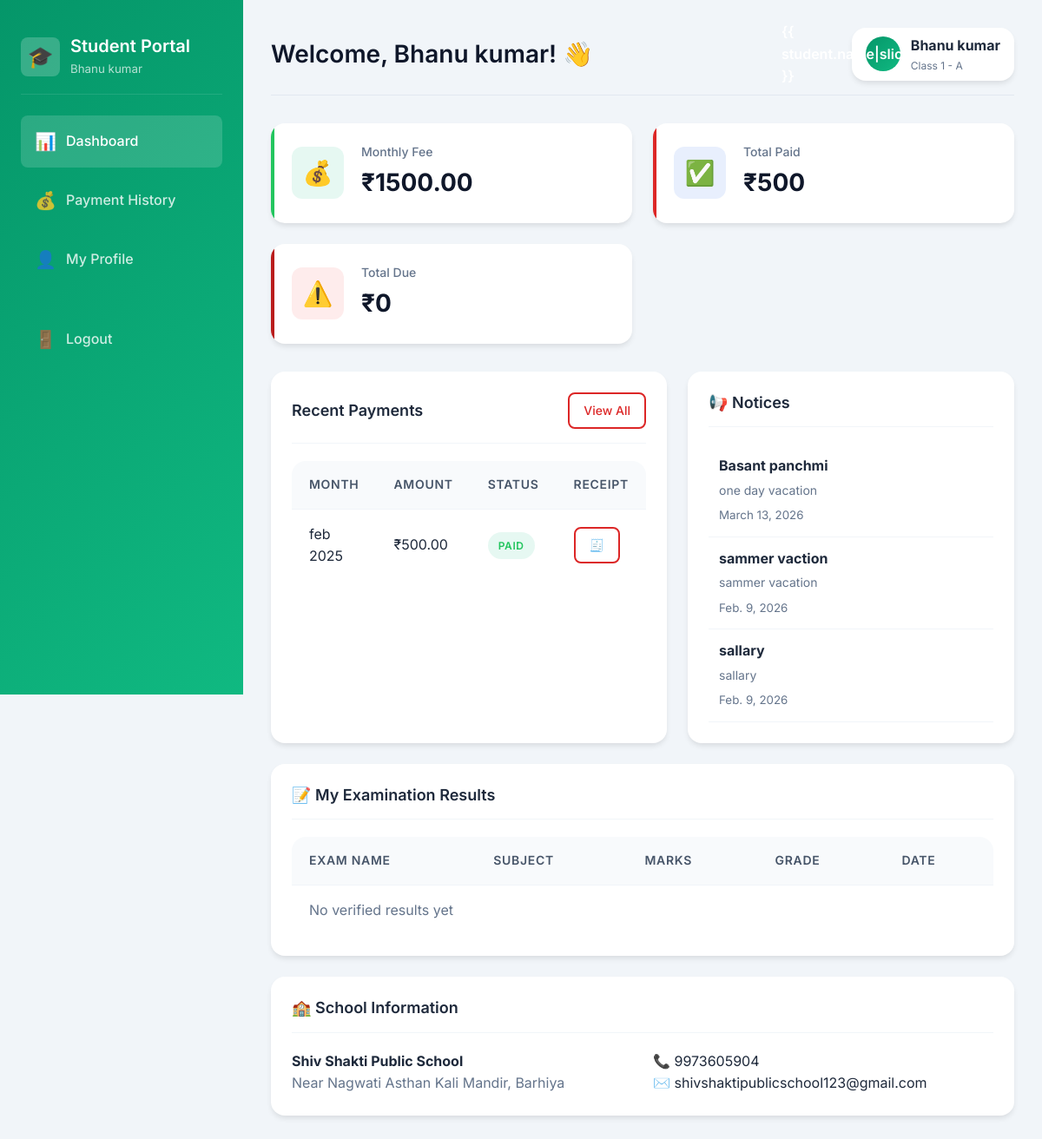
Page /student/dashboard/ (signed in) on the earlier database version.
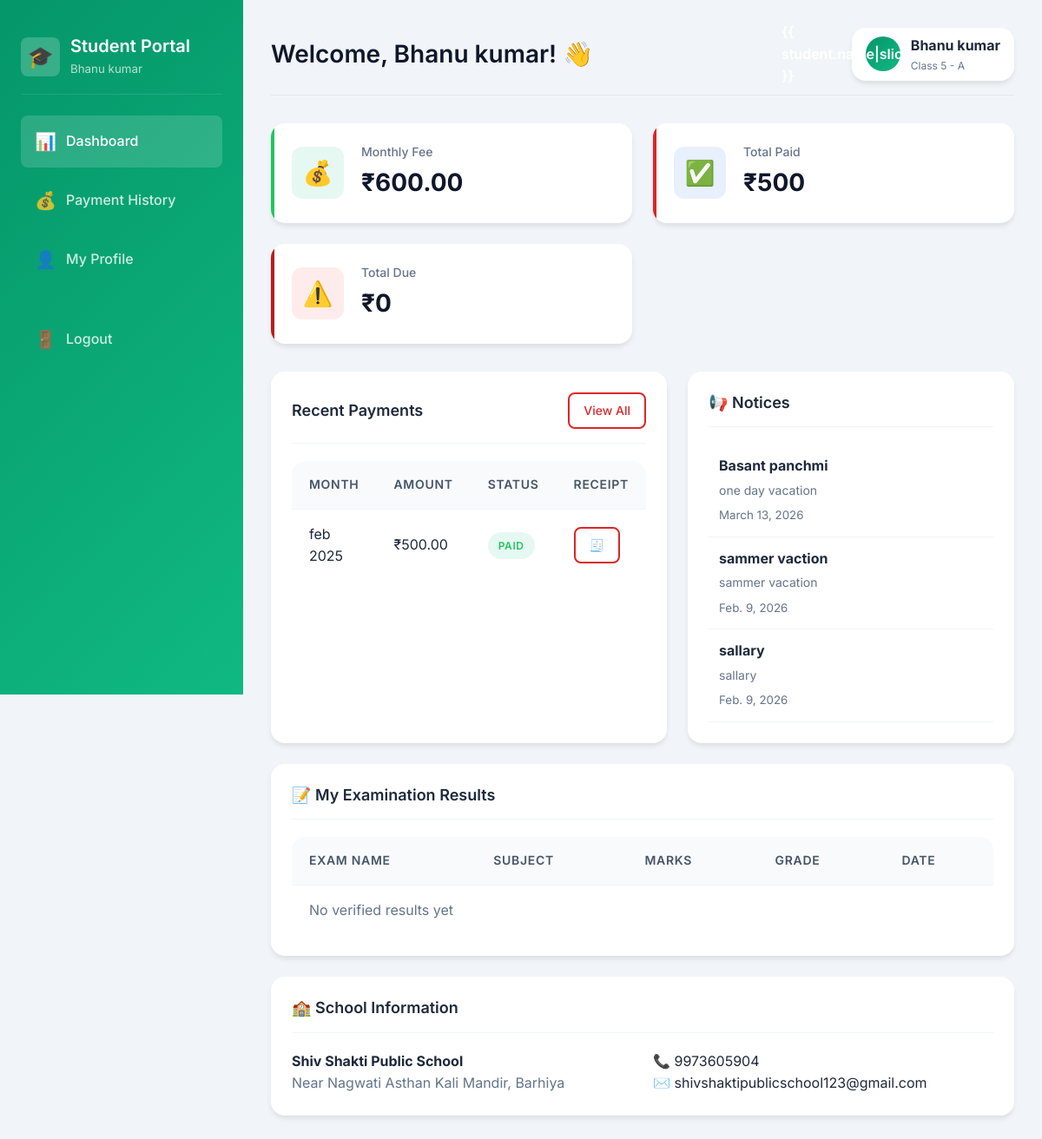
Same page on the later database version.
### core/models.py (models this page shows, shortened)
class Student(models.Model):
    name = models.CharField(max_length=100)
    father_name = models.CharField(max_length=100)
    student_class = models.ForeignKey(SchoolClass, on_delete=models.SET_NULL, null=True)
    role = models.CharField(max_length=50, default='Student')
    address = models.TextField(blank=True)
    email = models.EmailField(blank=True)
    mobile = models.CharField(max_length=15)
    admission_date = models.DateField()
    monthly_fee = models.DecimalField(max_digits=10, decimal_places=2, default=0)
    photo = models.BinaryField(blank=True, null=True)
    password = models.CharField(max_length=128)
    is_active = models.BooleanField(default=True)
    created_at = models.DateTimeField(auto_now_add=True)

class SchoolClass(models.Model):
    class_name = models.CharField(max_length=50)
    section = models.CharField(max_length=10)
    strength = models.IntegerField(default=0)
    class Meta:
        verbose_name = "Class"
        verbose_name_plural = "Classes"
        unique_together = ['class_name', 'section']
    def __str__(self):
        return f"{self.class_name} - {self.section}"

### core/views.py (the view)
# urls.py: path('student/dashboard/', views.student_dashboard, name='student_dashboard'),
def student_dashboard(request):
    if request.session.get('user_type') != 'student':
        return redirect('student_login')
    student_id = request.session.get('student_id')
    student = get_object_or_404(Student, pk=student_id)
    payments = StudentPayment.objects.filter(student=student)
    total_paid = payments.filter(status='Paid').aggregate(total=Sum('paid_amount'))['total'] or Decimal('0')
    total_due = payments.filter(status='Pending').aggregate(total=Sum('due_amount'))['total'] or Decimal('0')
    recent_payments = payments[:5]
    notices = Notice.objects.filter(is_active=True, audience__in=['All', 'Students'])[:5]
    results = Result.objects.filter(student=student, verification_status='Verified').select_related('subject').order_by('-exam_date')
    context = {
        'student': student,
        'total_paid': total_paid,
        'total_due': total_due,
        'recent_payments': recent_payments,
        'results': results,
        'notices': notices,
        'school_info': {
            'name': 'Shiv Shakti Public School',
            'address': 'Near Nagwati Asthan Kali Mandir, Barhiya',
            'contact': '9973605904',
            'email': 'shivshaktipublicschool123@gmail.com'
        }
    }
    return render(request, 'student/dashboard.html', context)

### templates/student/dashboard.html (shortened to what the changed rows need)
{% extends 'base.html' %}
{% block body %}
<div class="dashboard-layout">
    <aside class="sidebar" style="background: linear-gradient(135deg, #059669 0%, #10b981 100%);">
        <div class="sidebar-brand">
            <div>
                <h2>Student Portal</h2><small style="opacity: 0.7;">{{ student.name }}</small>
            </div>
        </div>
    </aside>
    <main class="main-content">
        <div class="top-header">
            <h1 class="page-title">Welcome, {{ student.name }}! 👋</h1>
            <div class="user-profile">
                <div class="user-avatar" style="background: linear-gradient(135deg, #059669 0%, #10b981 100%);">{{
                    student.name|slice:":1"|upper }}</div>
                <div><strong>{{ student.name }}</strong>
                    <div style="font-size: 0.75rem; color: var(--gray-500);">{{ student.student_class }}</div>
                </div>
            </div>
        </div>
        <div class="stats-grid animate-slideUp">
            <div class="stat-card revenue">
                <div class="stat-content">
                    <h3>Monthly Fee</h3>
                    <div class="stat-value">₹{{ student.monthly_fee }}</div>
                </div>
            </div>
        </div>
        <div class="grid-2">
            <div class="card">
                <div class="table-container" style="box-shadow: none;">
                    <table class="table">
                        <thead>
                            <tr>
                                <th>Month</th>
                                <th>Amount</th>
                                <th>Status</th>
                                <th>Receipt</th>
                            </tr>
                        </thead>
                    </table>
                </div>
            </div>
        </div>
        <div class="card mt-3 animate-slideUp" style="animation-delay: 0.2s;">
            <div class="table-container" style="box-shadow: none;">
                <table class="table">
                    <thead>
                        <tr>
                            <th>Exam Name</th>
                            <th>Subject</th>
                            <th>Marks</th>
                            <th>Grade</th>
                            <th>Date</th>
                        </tr>
                    </thead>
                </table>
            </div>
        </div>
    </main>
</div>
{% endblock %}

Differences in the rows shown:
changed Student "Bhanu kumar": student_class "Class 1 - A" → "Class 5 - A"; monthly_fee "1500.00" → "600.00"
